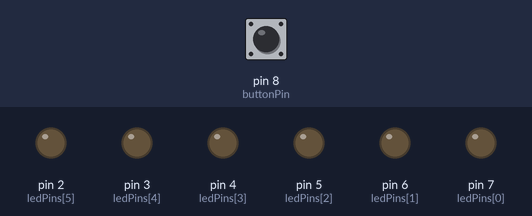
The sketch below on a simulated Arduino Uno, built with avr-gcc and run on an emulated ATmega328P. Shown: output pins drawn as LEDs (lit = HIGH). Dashed ring = blinking. The test bench sets the inputs (shaded band); at power-on: pin 8 (buttonPin) HIGH.

Above: at 1.2 s.
1.3 s: pin 8 (buttonPin) pulled LOW for 0.15 s
At 1.45 s:
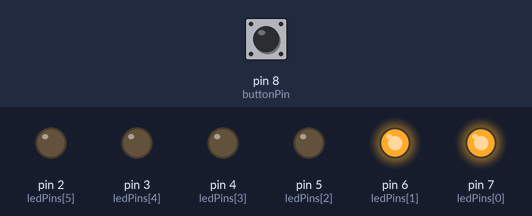
At 1.95 s:
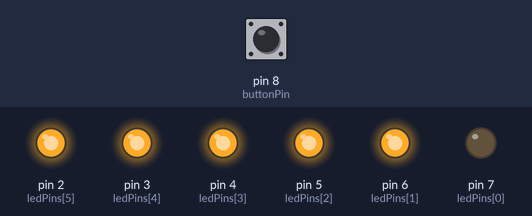
4.3 s: pin 8 (buttonPin) pulled LOW for 3.2 s
At 4.85 s:
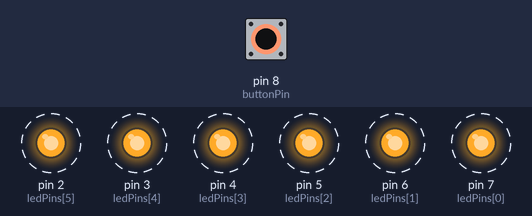
Timing chart, 0 to 9.3 s (numbered marks = the images above; inputs shaded):
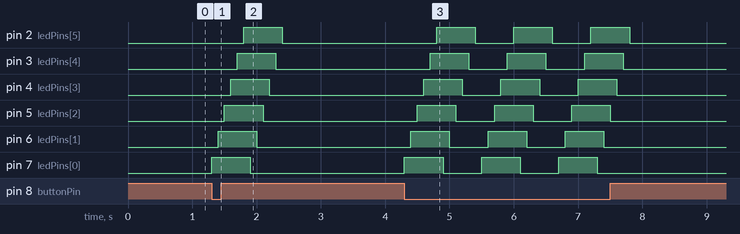

Measured:
- after the input at 1.3 s, pin 2 (ledPins[5]): LOW → HIGH after 0.50 s, → LOW 0.60 s later; pin 3 (ledPins[4]): LOW → HIGH after 0.40 s, → LOW 0.60 s later; pin 4 (ledPins[3]): LOW → HIGH after 0.30 s, → LOW 0.60 s later; pin 5 (ledPins[2]): LOW → HIGH after 0.20 s, → LOW 0.60 s later; pin 6 (ledPins[1]): LOW → HIGH after 0.10 s, → LOW 0.60 s later
- after the input at 4.3 s, pin 2 (ledPins[5]): alternates HIGH for 0.60 s and LOW for 0.60 s, 6 changes in all, then stays LOW, starting after 0.50 s; pin 3 (ledPins[4]): alternates HIGH for 0.60 s and LOW for 0.60 s, 6 changes in all, then stays LOW, starting after 0.40 s

The sketch:

LED_Ripple_Button.ino
```cpp
// LED Ripple with Button
// Button connected to pin 8
// LEDs connected to pins 7, 6, 5, 4, 3, 2

const int buttonPin = 8;
const int ledPins[] = {7, 6, 5, 4, 3, 2};
const int numLEDs = 6;

void setup() {
  // Set button pin as input with internal pull-up resistor
  pinMode(buttonPin, INPUT_PULLUP);

  // Set LED pins as outputs
  for (int i = 0; i < numLEDs; i++) {
    pinMode(ledPins[i], OUTPUT);
    digitalWrite(ledPins[i], LOW);  // Ensure LEDs start OFF
  }
}

void loop() {
  // Button is ACTIVE LOW because of INPUT_PULLUP
  if (digitalRead(buttonPin) == LOW) {
    // Turn LEDs on one by one
    for (int i = 0; i < numLEDs; i++) {
      digitalWrite(ledPins[i], HIGH);
      delay(100);
    }

    // Turn LEDs off one by one
    for (int i = 0; i < numLEDs; i++) {
      digitalWrite(ledPins[i], LOW);
      delay(100);
    }
  } else {
    // Ensure all LEDs are OFF when button is not pressed
    for (int i = 0; i < numLEDs; i++) {
      digitalWrite(ledPins[i], LOW);
    }
  }
}
```
